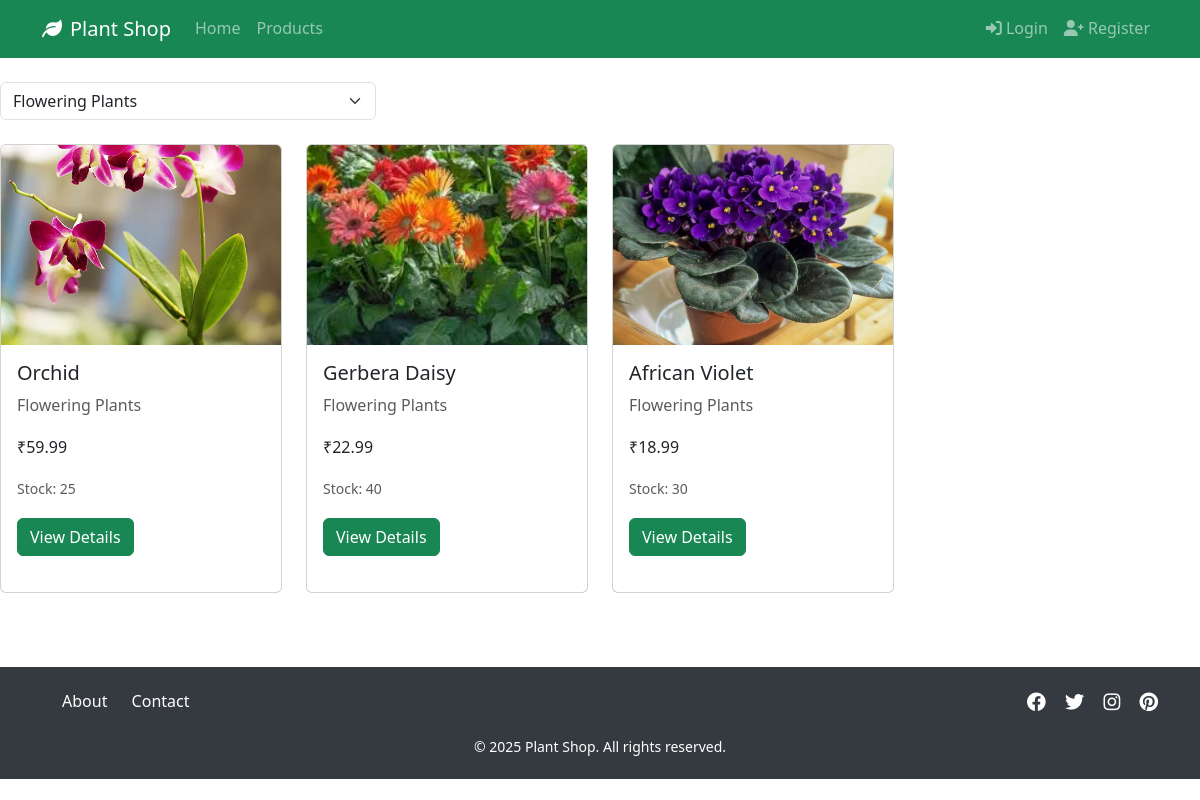
The page /products.php?category=4 on the database its author committed.
### tables this page shows
CREATE TABLE products (
    id INT PRIMARY KEY AUTO_INCREMENT,
    category_id INT,
    name VARCHAR(100) NOT NULL,
    description TEXT,
    price DECIMAL(10,2) NOT NULL,
    stock INT NOT NULL,
    image_url VARCHAR(255),
    created_at TIMESTAMP DEFAULT CURRENT_TIMESTAMP,
    updated_at TIMESTAMP DEFAULT CURRENT_TIMESTAMP ON UPDATE CURRENT_TIMESTAMP,
    FOREIGN KEY (category_id) REFERENCES categories(id) ON DELETE SET NULL,
    INDEX idx_category (category_id),
    INDEX idx_name (name),
    INDEX idx_price (price),
    INDEX idx_stock (stock)
);

CREATE TABLE categories (
    id INT PRIMARY KEY AUTO_INCREMENT,
    name VARCHAR(50) NOT NULL,
    description TEXT,
    image_url VARCHAR(255),
    created_at TIMESTAMP DEFAULT CURRENT_TIMESTAMP,
    INDEX idx_name (name)
);

### products.php (the view, shortened to what this page needs)
<?php
require_once 'includes/header.php';
$category_id = isset($_GET['category']) ? (int)$_GET['category'] : 0;
$query = "SELECT p.*, c.name as category_name
          FROM products p
          LEFT JOIN categories c ON p.category_id = c.id
          WHERE p.stock > 0";
if ($category_id > 0) {
    $query .= " AND p.category_id = $category_id";
}
$query .= " ORDER BY p.created_at DESC";
$result = $conn->query($query);
$categories_query = "SELECT * FROM categories";
$categories_result = $conn->query($categories_query);
?>
<div class="row mb-4">
    <div class="col-md-4">
        <form method="GET" class="d-flex">
            <select name="category" class="form-select me-2" onchange="this.form.submit()">
                <?php while($category = $categories_result->fetch_assoc()): ?>
                    <option value="<?php echo $category['id']; ?>" <?php echo $category_id == $category['id'] ? 'selected' : ''; ?>>
                        <?php echo $category['name']; ?>
                    </option>
                <?php endwhile; ?>
            </select>
        </form>
    </div>
</div>
<div class="row">
    <?php if ($result->num_rows > 0): ?>
        <?php while($product = $result->fetch_assoc()): ?>
            <div class="col-md-3 mb-4">
                <div class="card product-card h-100">
                    <img src="assets/images/products/<?php echo $product['image']; ?>"
                         class="card-img-top product-image"
                         alt="<?php echo $product['name']; ?>">
                    <div class="card-body">
                        <h5 class="card-title"><?php echo $product['name']; ?></h5>
                        <p class="card-text text-muted"><?php echo $product['category_name']; ?></p>
                        <p class="card-text">₹<?php echo number_format($product['price'], 2); ?></p>
                        <p class="card-text"><small class="text-muted">Stock: <?php echo $product['stock']; ?></small></p>
                        <a href="product.php?id=<?php echo $product['id']; ?>"
                           class="btn btn-success">View Details</a>
                    </div>
                </div>
            </div>
        <?php endwhile; ?>
    <?php endif; ?>
</div>
<?php require_once 'includes/footer.php'; ?>

### assets/css/style.css (style rules this page uses)
body { font-family: 'Segoe UI', Tahoma, Geneva, Verdana, sans-serif; line-height: 1.6; }
.product-card { transition: transform 0.3s ease; margin-bottom: 20px; }
.product-image { height: 200px; object-fit: cover; }

### assets/css/animations.css (style rules this page uses)
.product-card { transition: transform 0.3s ease, box-shadow 0.3s ease; }
.btn { transition: all 0.3s ease; position: relative; overflow: hidden; }
.product-image { transition: transform 0.5s ease; }
html { scroll-behavior: smooth; }

### rows shown on the page
products: image (picture), name "Orchid", category.name "Flowering Plants", price "59.99", stock "25"
products: image (picture), name "Gerbera Daisy", category.name "Flowering Plants", price "22.99", stock "40"
products: image (picture), name "African Violet", category.name "Flowering Plants", price "18.99", stock "30"

### other values the page prints
form field category "Flowering Plants"
